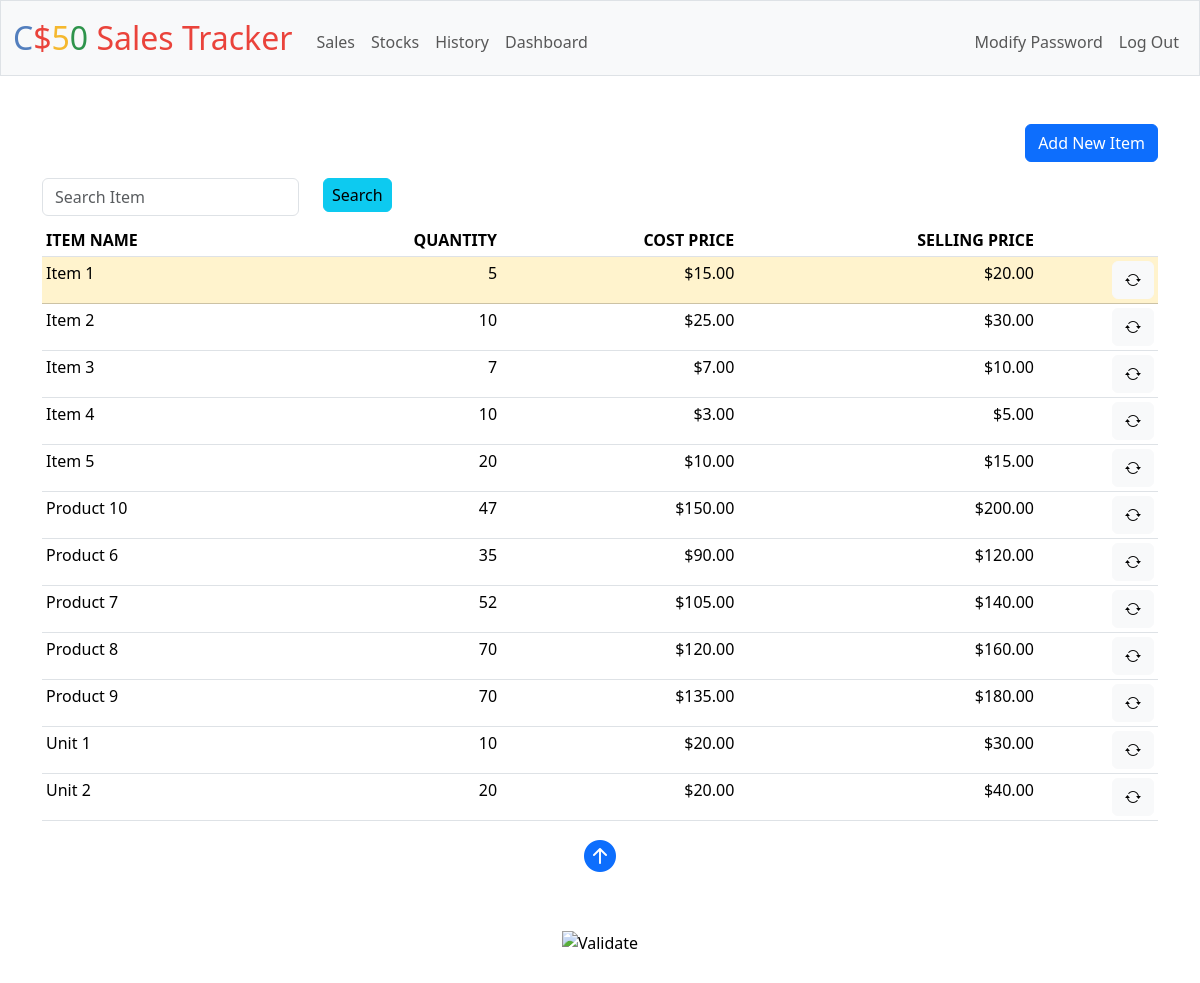
/stock (signed in), run on the app's committed database.
### tables this page shows
CREATE TABLE "stocks" (id INTEGER, itemname TEXT, quantity INTEGER, sellingprice NUMERIC, costprice NUMERIC, profit NUMERIC, FOREIGN KEY (id) REFERENCES users(id));

### app.py (the view)
@app.route("/stock", methods=["GET", "POST"])
@login_required
def stock():
    if request.method == "POST":
        item_name = request.form.get("item_name")
        item = db.execute("SELECT * FROM stocks WHERE id = ? AND itemname = ?", session["user_id"], item_name)
        for x in item:
            x['sellingprice'] = usd(x['sellingprice'])
            x['costprice'] = usd(x['costprice'])
        return render_template("update.html", item=item, item_name=item_name)
    else:
        q = request.args.get("q")
        if q:
            stocks = db.execute("SELECT * FROM stocks WHERE id = ? AND itemname LIKE ? ORDER BY itemname ASC", session["user_id"], "%" + q + "%")
        else:
            stocks = db.execute("SELECT * FROM stocks WHERE id = ? ORDER BY itemname ASC", session["user_id"])
        for stock in stocks:
            stock['costprice'] = usd(stock['costprice'])
            stock['sellingprice'] = usd(stock['sellingprice'])
        return render_template("stock.html", stocks=stocks)

### app.py (called while the page is built)
@app.after_request
def after_request(response):
    response.headers["Cache-Control"] = "no-cache, no-store, must-revalidate"
    response.headers["Expires"] = 0
    response.headers["Pragma"] = "no-cache"
    return response

### helpers.py (called while the page is built)
def login_required(f):
    @wraps(f)
    def decorated_function(*args, **kwargs):
        if session.get("user_id") is None:
            return redirect("/login")
        return f(*args, **kwargs)
    return decorated_function

def usd(value):
    return f"${value:,.2f}"

### templates/stock.html (shortened to what this page needs)
{% extends "layout.html" %}
{% block main %}
    <form action="/add_item" method="get">
        <div class="text-md-end text-sm-center mb-3">
            <button class="btn btn-primary" type="submit">Add New Item</button>
        </div>
    </form>
    <form action="/stock" method="get" class="mb-2">
        <div class="row">
            <div class="col-9 col-md-auto">
                <input autocomplete="off" autofocus class="form-control" name="q" placeholder="Search Item" type="search">
            </div>
            <div class="col-3 col-md-auto">
                <button class="btn btn-info py-1 px-2" type="submit">Search</button>
            </div>
        </div>
    </form>
    <table class="table table-sm table-hover ">
        <thead>
            <tr>
                <th class="text-start">ITEM NAME</th>
                <th class="text-end">QUANTITY</th>
                <th class="text-end">COST PRICE</th>
                <th class="text-end">SELLING PRICE</th>
                <th class="text-end"></th>
            </tr>
        </thead>
        <tbody>
            {% for stock in stocks %}
                <tr class="{{ 'table-warning' if stock.quantity <= 5 else '' }}">
                    <td class="text-start">{{ stock.itemname }}</td>
                    <td class="text-end">{{ stock.quantity }}</td>
                    <td class="text-end">{{ stock.costprice }}</td>
                    <td class="text-end">{{ stock.sellingprice }}</td>
                    <td class="text-end">
                        <form action="/stock" method="post">
                            <button class="btn btn-light" type="submit" value="{{ stock.itemname }}" name="item_name"><i class="bi bi-arrow-repeat"></i></button>
                        </form>
                    </td>
                </tr>
            {% endfor %}
        </tbody>
    </table>
    <div class="h2 mt-3">
        <a href="#top"><i class="bi bi-arrow-up-circle-fill"></i></a>
    </div>
{% endblock %}

### templates/layout.html (shortened to what this page needs)
<!DOCTYPE html>
<html lang="en">
    <head>
        <link href="https://cdn.jsdelivr.net/npm/bootstrap@5.3.2/dist/css/bootstrap.min.css" rel="stylesheet">
        <link rel="stylesheet" href="https://cdn.jsdelivr.net/npm/bootstrap-icons@1.11.3/font/bootstrap-icons.min.css">
        <link href="/static/styles.css" rel="stylesheet">
    </head>
    <body>
        <nav class="bg-light border navbar navbar-expand-md navbar-light">
            <div class="container-fluid">
                <a class="navbar-brand" href="/"><span class="blue">C</span><span class="red">$</span><span class="yellow">5</span><span class="green">0</span> <span class="red">Sales Tracker</span></a>
                <div class="collapse navbar-collapse" id="navbar">
                    {% if session["user_id"] %}
                        <ul class="navbar-nav me-auto mt-2">
                            <li class="nav-item"><a class="nav-link" href="/sale">Sales</a></li>
                            <li class="nav-item"><a class="nav-link" href="/stock">Stocks</a></li>
                            <li class="nav-item"><a class="nav-link" href="/history">History</a></li>
                            <li class="nav-item"><a class="nav-link" href="/dashboard">Dashboard</a></li>
                        </ul>
                        <ul class="navbar-nav ms-auto mt-2">
                            <li class="nav-item"><a class="nav-link" href="/password">Modify Password</a></li>
                            <li class="nav-item"><a class="nav-link" href="/logout">Log Out</a></li>
                        </ul>
                    {% else %}
                        <ul class="navbar-nav ms-auto mt-2">
                            <li class="nav-item"><a class="nav-link" href="/register">Register</a></li>
                            <li class="nav-item"><a class="nav-link" href="/login">Log In</a></li>
                        </ul>
                    {% endif %}
                </div>
            </div>
        </nav>
        <main class="container py-5 text-center">
            {% block main %}{% endblock %}
        </main>
        <footer class="mb-5">
            <form action="https://validator.w3.org/check" class="text-center" enctype="multipart/form-data" method="post" target="_blank">
                <input alt="Validate" src="/static/I_heart_validator.png" type="image">
            </form>
        </footer>
    </body>
</html>

### static/styles.css (style rules this page uses)
nav .navbar-brand { font-size: xx-large; }
nav .navbar-brand .blue { color: #537fbe; }
nav .navbar-brand .red { color: #ea433b; }
nav .navbar-brand .yellow { color: #f5b82e; }
nav .navbar-brand .green { color: #2e944b; }

### data on the page
stocks: itemname "Item 1", quantity "5", costprice "$15.00", sellingprice "$20.00"
stocks: itemname "Item 2", quantity "10", costprice "$25.00", sellingprice "$30.00"
stocks: itemname "Item 3", quantity "7", costprice "$7.00", sellingprice "$10.00"
stocks: itemname "Item 4", quantity "10", costprice "$3.00", sellingprice "$5.00"
stocks: itemname "Item 5", quantity "20", costprice "$10.00", sellingprice "$15.00"
stocks: itemname "Product 10", quantity "47", costprice "$150.00", sellingprice "$200.00"
stocks: itemname "Product 6", quantity "35", costprice "$90.00", sellingprice "$120.00"
stocks: itemname "Product 7", quantity "52", costprice "$105.00", sellingprice "$140.00"
stocks: itemname "Product 8", quantity "70", costprice "$120.00", sellingprice "$160.00"
stocks: itemname "Product 9", quantity "70", costprice "$135.00", sellingprice "$180.00"
stocks: itemname "Unit 1", quantity "10", costprice "$20.00", sellingprice "$30.00"
stocks: itemname "Unit 2", quantity "20", costprice "$20.00", sellingprice "$40.00"
